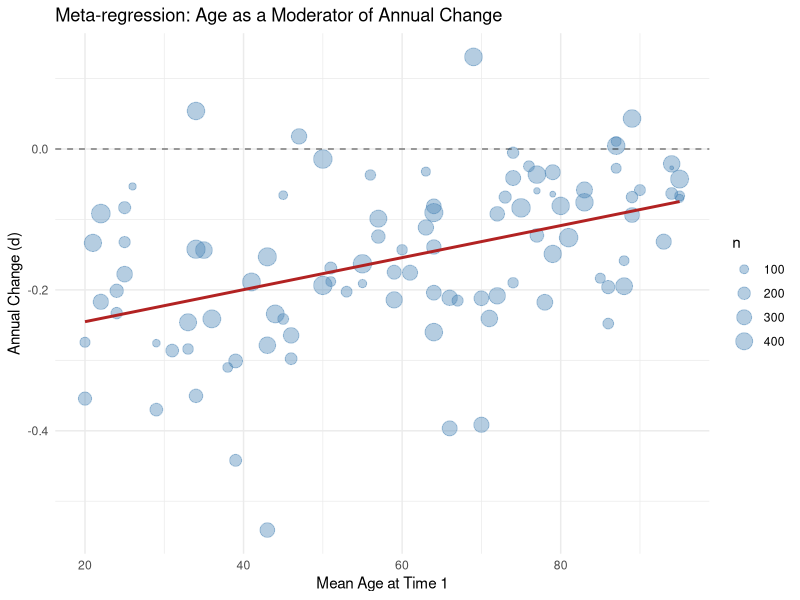

Generate this figure with R:
library(dplyr)
library(metafor)
library(psych)
library(ggplot2)

# some fake data that would be extracted from primary studies
fakeStudies = 
  data.frame(study_id = 1:100) %>%
  dplyr::mutate(
    # sample size
    n = sample(
      50:500,
      size = nrow(.),
      replace = TRUE
    ),
    # sample mean age at time 1
    age_t1 = sample(
      18:95,
      size = nrow(.),
      replace = TRUE
    ),
    # length of time interval (random 1-10)
    t_interval = sample(
      seq(from = 1, to = 10, by = 0.5), 
      size = nrow(.), 
      replace = TRUE),
    # correlation between time 1 and time 2
    age_temp = (age_t1 - min(age_t1)) / (max(age_t1) - min(age_t1)),
    r_t1_t2 = 0.99 * exp(-(0.3 * (1.1 - age_temp)) * (t_interval - 1)) + rnorm(n(), m = 0, sd = 0.05), # exponential decay of r as interval increases
    r_t1_t2 = case_when(
      r_t1_t2 < 0 ~ 0.01,
      r_t1_t2 > .99 ~ .99,
      .default = r_t1_t2
    ),
    age_temp = NULL,
    # mean & sd at time 1
    m_t1 = rnorm(n = nrow(.), m = 5, sd = 1),
    sd_t1 = abs(rnorm(n = nrow(.), m = 2.5, sd = 0.5)),
    # mean at time 2
    m_t2 = (r_t1_t2 * m_t1) + sqrt(1 - r_t1_t2^2) * rnorm(n = nrow(.)),
    # randomly make 20% of r values missing (more realistic)
    r_t1_t2 = if_else(runif(n()) < 0.20, NA_real_, r_t1_t2)
  )

##### method following description given in Orth et al 2024 10.1037/bul0000436 #####

# before we can process the data,
# we need to obtain the meta-analytic r_t1_t2
# so that we can use that as imputed value for 
# the studies which did not report r_t1_t2
meta_z_t1_t2 = metafor::rma(
  yi = yi,
  vi = vi,
  data = fakeStudies %>%
    metafor::escalc(
      data = .,
      measure = "ZCOR",
      ri = r_t1_t2,
      ni = n),
  method = "REML" # random effects
)$b[1, 1]
meta_r_t1_t2 = psych::fisherz2r(meta_z_t1_t2)

# now we can process the data
fakeStudies_processed =
  fakeStudies %>%
  dplyr::mutate(
    # smd
    d = (m_t2 - m_t1) / sd_t1,
    d.annual = d / t_interval,
    # variance
    r_temp = ifelse(
      !is.na(r_t1_t2),
      r_t1_t2,
      meta_r_t1_t2
    ),
    v = ((2  * (1 - r_temp)) / n) + (d^2 / (2 * n)),
    v.annual = v / (t_interval^2),
    r_temp = NULL
  )

# overall meta-analytic model for 1-year change in mean level
results1 = metafor::rma(
  yi = d.annual,
  vi = v.annual,
  data = fakeStudies_processed,
  method = "REML" # random effects
)

# check if 1-year change in mean level is different depending on age
results2 = metafor::rma(
  yi = d.annual,
  vi = v.annual,
  mods = age_t1,
  data = fakeStudies_processed,
  method = "REML" # random effects
)

# plot effect against age
plothelp_data = 
  # create some age values
  data.frame(age_t1 = seq(
    min(fakeStudies_processed$age_t1), 
    max(fakeStudies_processed$age_t1), 
    length.out = 100)) %>%
  # get the predicted d values
  dplyr::mutate(
    d.annual_pred = predict(results2, newmods = age_t1)$pred)
# make the actual plot
ggplot() +
  # Bubble plot: points sized by inverse variance (weight)
  geom_point(data = fakeStudies_processed, 
             aes(x = age_t1, y = d.annual, size = n), 
             alpha = 0.4, color = "steelblue") +
  # Regression Line
  geom_line(data = plothelp_data, 
            aes(x = age_t1, y = d.annual_pred), 
            color = "firebrick", linewidth = 1) +
  # Add a horizontal line at 0 for reference
  geom_hline(yintercept = 0, linetype = "dashed", alpha = 0.5) +
  labs(
    title = "Meta-regression: Age as a Moderator of Annual Change",
    x = "Mean Age at Time 1",
    y = "Annual Change (d)"
  ) +
  theme_minimal()
